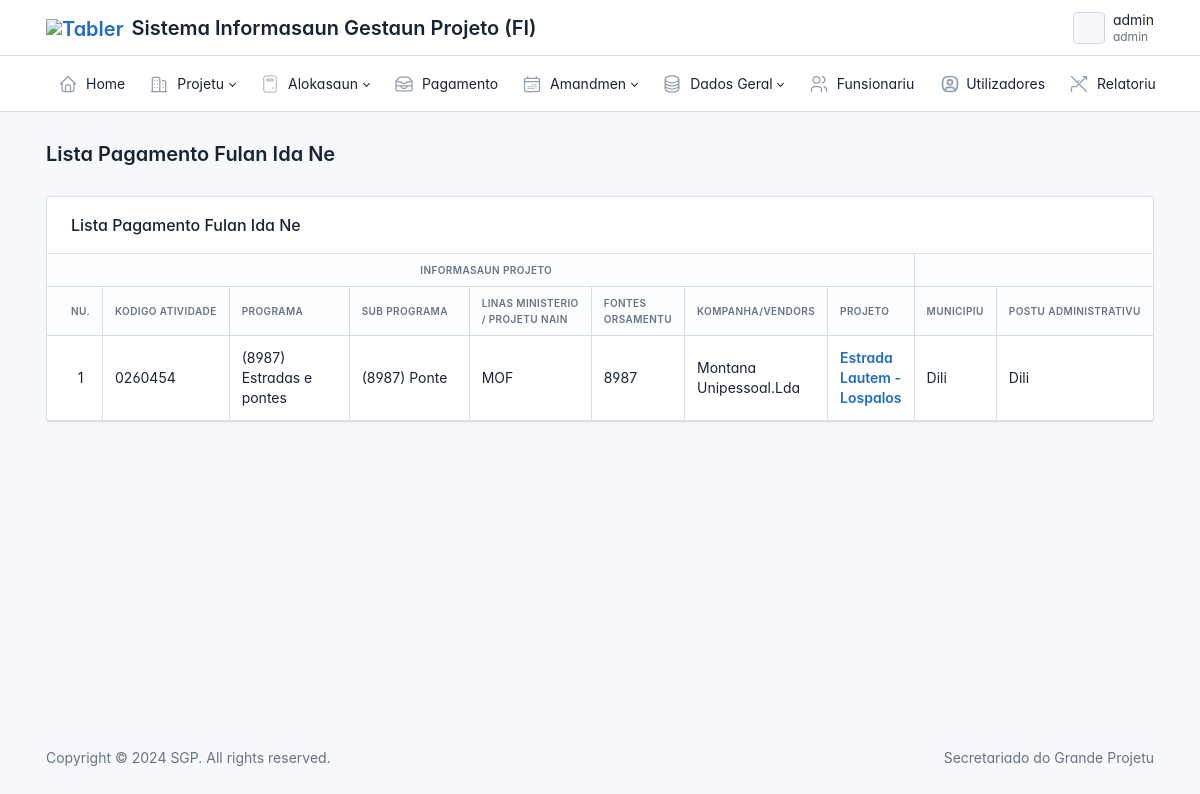
Page /dash-list/month/ (signed in) on the committed database.
### project/models.py (models this page shows, shortened)
class Project(models.Model):
    name = models.CharField(max_length=500, verbose_name="Projeto")
    activity_code = models.CharField(max_length=50, null=True, blank=True, verbose_name="Kodigo Atividade")
    program = models.ForeignKey(Program, on_delete=models.CASCADE, null=True, blank=True, verbose_name="Programa", related_name="project_program")
    sub_program = models.ForeignKey(SubProgram, on_delete=models.CASCADE, null=True, blank=True, verbose_name="Sub Programa", related_name="project_sub_program")
    owner = models.ForeignKey(Owner, on_delete=models.CASCADE, null=True, blank=True, related_name="project_owner")
    fund = models.ForeignKey(Fund, on_delete=models.CASCADE, null=True, blank=True, verbose_name="Fontes Orsamento", related_name="project_fund")
    type = models.ForeignKey(Type, on_delete=models.CASCADE, null=True, blank=True, verbose_name="Tipo Projeto", related_name='project_type')
    year = models.ForeignKey(Ano, on_delete=models.CASCADE, null=True, blank=True, verbose_name="Tinan Plano Projeto", related_name='project_year')
    owner_estimation = models.DecimalField(max_digits=11, decimal_places=2, blank=True, null=True)
    is_active = models.BooleanField(default=False, null=True, blank=True)
    datetime = models.DateTimeField(auto_now_add=True, null=True, blank=True)
    user = models.ForeignKey(User, on_delete=models.CASCADE, null=True,  blank=True, related_name="project_user")
    uuid = models.UUIDField(default=uuid.uuid4, editable=False, unique=True, null=True, blank=True)
    class Meta:
        verbose_name = "Projeto"
        verbose_name_plural = "Lista Projeto"

class Program(models.Model):
    code = models.CharField(max_length=10, null=True, blank=True)
    name = models.CharField(max_length=100)

class SubProgram(models.Model):
    program = models.ForeignKey(Program, on_delete=models.SET_NULL, null=True, blank=True)
    code = models.CharField(max_length=50, null=True, blank=True)
    name = models.CharField(max_length=100)

class Owner(models.Model):
    name = models.CharField(max_length=100)
    code = models.CharField(max_length=50)

class Fund(models.Model):
    code = models.CharField(max_length=50, null=True, blank=True)
    name = models.CharField(max_length=100)
    desc = models.TextField(blank=True)

class Company(models.Model):
    name = models.CharField(max_length=500, null=True)
    def __str__(self):
        return self.name

### custom/models.py (models this page shows, shortened)
class Municipality(models.Model):
	name = models.CharField(max_length=100)

class AdministrativePost(models.Model):
	municipality = models.ForeignKey(Municipality, on_delete=models.CASCADE, null=True, related_name='administrative_post')
	name = models.CharField(max_length=100)

### main/views.py (the view)
# urls.py: path('dash-list/<str:slug>/',views.RDashboardListAll, name='r-pay-today'),
@login_required
def RDashboardListAll(request, slug):
    today = timezone.now().date()
    start_of_week = today - datetime.timedelta(days=today.weekday())
    start_of_month = today.replace(day=1)
    if slug == 'today':
        start_date = today
        title = "Loron Ida Ne"
    elif slug == 'week':
        start_date = start_of_week
        title = "Semana Ida Ne"
    elif slug == 'month':
        start_date = start_of_month
        title = "Fulan Ida Ne"
    else:
        start_date = today
    payments = Payment.objects.filter(
        date__gte=start_date,
        date__lte=today
    ).select_related(
        'project',
        'project__program',
        'project__sub_program',
        'project__owner',
        'project__fund',
        'project__type',
        'project__project_location',
        'project__project_location__municipality',
        'project__project_location__administrative_post',
        'project__project_location__village'
    ).order_by('-date', '-id')
    project_list_data = []
    for index, pay in enumerate(payments, start=1):
        proj = pay.project
        last_amend_amount = proj.amendment_amount_project.all().order_by('-id').first()
        total_amend_amount_count = proj.amendment_amount_project.count()
        last_amend_time = proj.amendment_time_project.all().order_by('-id').first()
        total_amend_time_count = proj.amendment_time_project.count()
        current_year = today.year
        alloc_year = proj.project_allocation.filter(year__ano=current_year).first()
        last_transfer = proj.transferencia_project.all().order_by('-id').first()
        transfer_count = proj.transferencia_project.count()
        contract_original = proj.contract_project
        contract_final = proj.project_contract_amendment
        justification = ProjectJustification.objects.filter(project=proj).last()
        project_list_data.append({
            'no': index,
            'uuid': proj.uuid,
            'activity_code': proj.activity_code,
            'program_code': proj.program.code if proj.program else '-',
            'program_name': proj.program.name if proj.program else '-',
            'sub_program_code': proj.sub_program.code if proj.sub_program else '-',
            'sub_program_name': proj.sub_program.name if proj.sub_program else '-',
            'owner': proj.owner.name if proj.owner else '-',
            'owner_code': proj.owner.code if proj.owner else '-',
            'fund_code': proj.fund.code if proj.fund else '-',
            'fund': proj.fund.name if proj.fund else '-',
            'project_name': proj.name,
            'municipality': proj.project_location.municipality.name if hasattr(proj, 'project_location') and proj.project_location.municipality else '-',
            'administrative_post': proj.project_location.administrative_post.name if hasattr(proj, 'project_location') and proj.project_location.administrative_post else '-',
            'village': proj.project_location.village.name if hasattr(proj, 'project_location') and proj.project_location.village else '-',
            'aldeia': proj.project_location.aldeia.name if hasattr(proj, 'project_location') and proj.project_location.aldeia else '-',
            'latitude_start': proj.project_location.latitude_start if hasattr(proj, 'project_location') and proj.project_location.latitude_start else '-',
            'longitude_start': proj.project_location.longitude_start if hasattr(proj, 'project_location') and proj.project_location.longitude_start else '-',
            'latitude_end': proj.project_location.latitude_end if hasattr(proj, 'project_location') and proj.project_location.latitude_end else '-',
            'longitude_end': proj.project_location.longitude_end if hasattr(proj, 'project_location') and proj.project_location.longitude_end else '-',
            'company': contract_original.company if contract_original else '-',
            'contract_number': contract_original.number if contract_original else '-',
            'contract_start': getattr(contract_original, 'start_date', '-') or getattr(contract_original, 'date', '-'),
            'contract_end': getattr(last_amend_time, 'end_date', '-') or getattr(contract_original, 'end_date', '-'),
            'contract_original': contract_original.amount if contract_original else 0.00,
            'project_type': proj.type.name if proj.type else '-',
            'amend_cost_no': last_amend_amount.number if last_amend_amount else '-',
            'amend_cost_amount': last_amend_amount.amount if last_amend_amount else 0.00,
            'amend_time_no': last_amend_time.number if last_amend_time else '-',
            'amend_time_date': last_amend_time.date if last_amend_time else '-',
            'total_amend_time_count': total_amend_time_count,
            'total_amend_amount_count': total_amend_amount_count,
            'contract_final': contract_final.amendment_amount if contract_final else 0.00,
            'owner_estimation': proj.owner_estimation or 0.00,
            'total_project_cost': contract_final.amendment_amount if contract_final else 0.00,
            'alloc_original': alloc_year.allocation_original if alloc_year else 0.00,
            'transfer_amount': last_transfer.transferencia if last_transfer else 0.00,
            'transfer_count_info': f"Transf. ba-{transfer_count}" if transfer_count > 0 else "Laiha Transferensia",
            'alloc_total': alloc_year.allocation_total if alloc_year else 0.00,
            'performance_security': contract_original.contract_bank_guarantee.first().performance_security if contract_original and contract_original.contract_bank_guarantee.exists() else 0.00,
            'advance_payment': contract_original.contract_bank_guarantee.first().advance_payment if contract_original and contract_original.contract_bank_guarantee.exists() else 0.00,
            'retention': contract_original.contract_bank_guarantee.first().retention if contract_original and contract_original.contract_bank_guarantee.exists() else 0.00,
            'performance_security_amount': contract_original.contract_bank_guarantee.first().performance_security_amount if contract_original and contract_original.contract_bank_guarantee.exists() else 0.00,
            'amount_advance_payment': contract_original.contract_bank_guarantee.first().amount_advance_payment if contract_original and contract_original.contract_bank_guarantee.exists() else 0.00,
            'retention_amount': contract_original.contract_bank_guarantee.first().retention_amount if contract_original and contract_original.contract_bank_guarantee.exists() else 0.00,
            'payment_date': pay.date if pay.date else '-',
            'payment': pay.payment_amount if pay.payment_amount else '-',
            'physical_progress': pay.physical_progress if pay.physical_progress else '-',
            'payment_cumulative': pay.comulative_amount if pay.comulative_amount else 0.00,
            'payment_cumulative_percent': pay.comulative_percent if pay.comulative_percent else 0.00,
            'payment_balance': pay.balance_amount if pay.balance_amount else 0.00,
            'payment_balance_percent': pay.balance_percent if pay.balance_percent else 0.00,
            'status': contract_original.status if contract_original and contract_original.status else "-",
            'justification': justification.description if justification else '-'
        })
    lista_anos = Ano.objects.all().order_by('-ano')
    conteudo = {
        "title": f"Lista Pagamento {title}",
        "lista_anos": lista_anos,
        "project_list_data": project_list_data,
    }
    return render(request, 'report/list2.html', conteudo)

### main/context_processors.py (called while the page is built)
def user_group(request):
    group_name = None
    if request.user.is_authenticated and request.user.groups.exists():
        group_name = request.user.groups.first().name
    return {
        'user_group': group_name
    }

def user_programs_processor(request):
    context = {
        'user_programs': None
    }
    if request.user.is_authenticated:
        try:
            funsionariu = Funsionariu.objects.get(user=request.user)
            context['user_programs'] = funsionariu.program.all()
        except Funsionariu.DoesNotExist:
            if request.user.is_superuser:
                context['user_programs'] = Program.objects.all()
            else:
                context['user_programs'] = Program.objects.none()
    return context

### project/models.py (called while the page is built)
    def __str__(self):
        return self.name

### report/templates/report/list2.html (shortened to what this page needs)
{% extends 'layout/base.html' %}
{% load static %}
{% load humanize %}
{% block content %}
<div class="page-wrapper">
    <div class="page-header d-print-none">
        <div class="container-xl">
            <div class="row g-2 align-items-center">
                <div class="col">
                    <h2 class="page-title">{{ title }} </h2>
                </div>
            </div>
        </div>
    </div>
    <div class="page-body">
        <div class="container-xl">
            <div class="card">
                <div class="card-header">
                    <h3 class="card-title">{{title}}</h3>
                </div>
                <div class="table-responsive">
                    <table class="table card-table table-vcenter text-nowrap table-hover table-bordered">
                        <thead class="bg-light">
                            <tr>
                                <th colspan="8" class="text-center">Informasaun Projeto</th>
                                <th colspan="8" class="text-center">Lokal Implementasaun</th>
                            </tr>
                            <tr>
                                <th>Nu.</th>
                                <th>Kodigo atividade</th>
                                <th>Programa</th>
                                <th>Sub Programa</th>
                                <th>Linas Ministerio <br> / Projetu Nain</th>
                                <th>Fontes <br> Orsamentu</th>
                                <th>Kompanha/Vendors</th>
                                <th>Projeto</th>
                                <th>Municipiu</th>
                                <th>Postu Administrativu</th>
                            </tr>
                        </thead>
                        <tbody>
                            {% for item in project_list_data %}
                            <tr>
                                <td class="text-center">{{ item.no }}</td>
                                <td>{{ item.activity_code|default:"-" }}</td>
                                <td class="text-wrap" style="min-width: 120px;">({{ item.program_code }}) {{ item.program_name }} </td>
                                <td class="text-wrap" style="min-width: 120px;">({{ item.sub_program_code }}) {{item.sub_program_name}}</td>
                                <td class="text-wrap">{{ item.owner_code }}</td>
                                <td>{{ item.fund_code }}</td>
                                <td class="text-wrap" style="max-width: 150px;">{{item.company}}</td>
                                <td class="text-wrap" style="max-width: 250px;"><strong class="text-dark"> <a href="{% url 'proj-detail' item.uuid %}">{{ item.project_name }}</a> </strong></td>
                                <td>{{ item.municipality }}</td>
                                <td>{{ item.administrative_post }}</td>
                            </tr>
                            {% empty %}
                            <tr>
                                <td colspan="34" class="text-center text-muted py-4">-</td>
                            </tr>
                            {% endfor %}
                        </tbody>
                    </table>
                </div>
            </div>
        </div>
    </div>
</div>
{% endblock content %}

### main/templates/layout/header.html (shortened to what this page needs)
{% load static %}
<header class="navbar navbar-expand-md d-print-none" >
    <div class="container-xl">
      <h1 class="navbar-brand navbar-brand-autodark d-none-navbar-horizontal pe-0 pe-md-3">
        <a href="{% url 'index' %}" class="text-primary">
          <img src="{% static 'images/emblema.png' %}" width="110" height="32" alt="Tabler" class="navbar-brand-image">
        </a>
        Sistema Informasaun Gestaun Projeto (FI)
      </h1>
      <div class="navbar-nav flex-row order-md-last">
        <div class="nav-item dropdown">
          <a href="#" class="nav-link d-flex lh-1 text-reset p-0" data-bs-toggle="dropdown" aria-label="Open user menu">
            <span class="avatar avatar-sm" style="background-image: url({% static 'images/emblema.png' %})"></span>
            <div class="d-none d-xl-block ps-2">
              <div>{{ user.username }}</div>
              <div class="mt-1 small text-muted">{{ user.groups.first }}</div>
            </div>
          </a>
        </div>
      </div>
    </div>
  </header>
  {% if user.groups.all.0.name == 'admin' %}
    {% include "layout/admin_header.html" %}
  {% elif user.groups.all.0.name == 'diretor' or user.groups.all.0.name == 'sec_dir' %}
    {% include "layout/dir_header.html" %}
  {% elif user.groups.all.0.name == 'focal_point' %}
    {% include "layout/fc_header.html" %}
  {% elif user.groups.all.0.name == 'finance' %}
    {% include "layout/finance_header.html" %}
  {% endif %}

### main/templates/layout/base.html (style rules this page uses)
:root { --tblr-font-sans-serif: 'Inter Var', -apple-system, BlinkMacSystemFont, San Francisco, Segoe UI, Roboto, Helvetica Neue, sans-serif; }
body { font-feature-settings: "cv03", "cv04", "cv11"; }

### rows in the picture
Project: activity_code "0260454", project_name "Estrada Lautem - Lospalos"
Program: program_code "8987", program_name "Estradas e pontes"
SubProgram: sub_program_code "8987", sub_program_name "Ponte"
Owner: owner_code "MOF"
Fund: fund_code "8987"
Company: company "Montana Unipessoal.Lda"
Municipality: municipality "Dili"
AdministrativePost: administrative_post "Dili"

### other values in the picture
{{ user.username }} "admin"
{{ user.groups.first }} "admin"
{{ title }} "Lista Pagamento Fulan Ida Ne"
{{ item.no }} "1"
